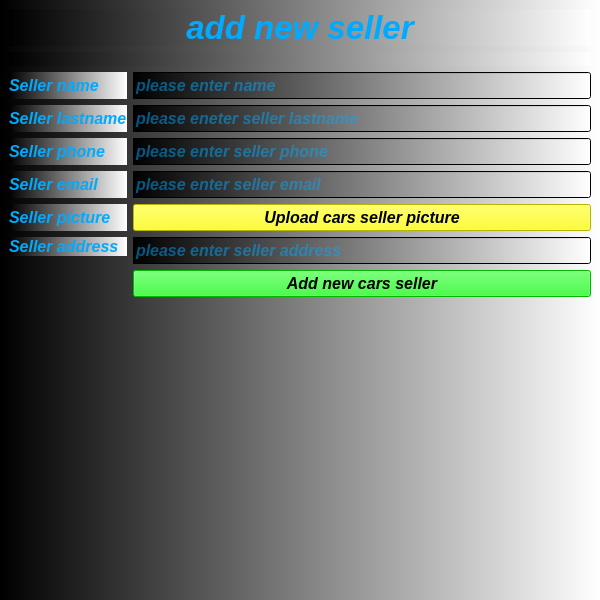
<?xml version="1.0" encoding="UTF-8"?>
<ui version="4.0">
 <class>AddNewCarsSeller</class>
 <widget class="QMainWindow" name="AddNewCarsSeller">
  <property name="geometry">
   <rect>
    <x>0</x>
    <y>0</y>
    <width>600</width>
    <height>600</height>
   </rect>
  </property>
  <property name="windowTitle">
   <string>add new car seller</string>
  </property>
  <property name="toolTip">
   <string>add new car seller</string>
  </property>
  <property name="styleSheet">
   <string notr="true">color: rgb(0, 170, 255);
background-color: qlineargradient(spread:pad, x1:0, y1:0, x2:1, y2:0, stop:0 rgba(0, 0, 0, 255), stop:1 rgba(255, 255, 255, 255));</string>
  </property>
  <widget class="QWidget" name="centralwidget">
   <layout class="QGridLayout" name="gridLayout_3">
    <item row="0" column="0">
     <layout class="QGridLayout" name="gridLayout">
      <item row="0" column="0">
       <widget class="QLabel" name="label">
        <property name="font">
         <font>
          <pointsize>25</pointsize>
          <italic>true</italic>
          <bold>true</bold>
         </font>
        </property>
        <property name="text">
         <string>add new seller</string>
        </property>
        <property name="alignment">
         <set>Qt::AlignCenter</set>
        </property>
       </widget>
      </item>
      <item row="1" column="0">
       <widget class="QLabel" name="label_pictureAddNewSeller">
        <property name="text">
         <string/>
        </property>
       </widget>
      </item>
     </layout>
    </item>
    <item row="1" column="0">
     <layout class="QGridLayout" name="gridLayout_2">
      <item row="0" column="0">
       <widget class="QLabel" name="label_3">
        <property name="font">
         <font>
          <pointsize>12</pointsize>
          <italic>true</italic>
          <bold>true</bold>
         </font>
        </property>
        <property name="text">
         <string>Seller name</string>
        </property>
       </widget>
      </item>
      <item row="0" column="1">
       <widget class="QLineEdit" name="lineEdit_sellerName">
        <property name="font">
         <font>
          <pointsize>12</pointsize>
          <italic>true</italic>
          <bold>true</bold>
         </font>
        </property>
        <property name="placeholderText">
         <string>please enter name</string>
        </property>
       </widget>
      </item>
      <item row="1" column="0">
       <widget class="QLabel" name="label_4">
        <property name="font">
         <font>
          <pointsize>12</pointsize>
          <italic>true</italic>
          <bold>true</bold>
         </font>
        </property>
        <property name="text">
         <string>Seller lastname</string>
        </property>
       </widget>
      </item>
      <item row="1" column="1">
       <widget class="QLineEdit" name="lineEdit_sellerLastname">
        <property name="font">
         <font>
          <pointsize>12</pointsize>
          <italic>true</italic>
          <bold>true</bold>
         </font>
        </property>
        <property name="text">
         <string/>
        </property>
        <property name="placeholderText">
         <string>please eneter seller lastname</string>
        </property>
       </widget>
      </item>
      <item row="2" column="0">
       <widget class="QLabel" name="label_5">
        <property name="font">
         <font>
          <pointsize>12</pointsize>
          <italic>true</italic>
          <bold>true</bold>
         </font>
        </property>
        <property name="text">
         <string>Seller phone</string>
        </property>
       </widget>
      </item>
      <item row="2" column="1">
       <widget class="QLineEdit" name="lineEdit_sellerPhone">
        <property name="font">
         <font>
          <pointsize>12</pointsize>
          <italic>true</italic>
          <bold>true</bold>
         </font>
        </property>
        <property name="text">
         <string/>
        </property>
        <property name="placeholderText">
         <string>please enter seller phone</string>
        </property>
       </widget>
      </item>
      <item row="3" column="0">
       <widget class="QLabel" name="label_6">
        <property name="font">
         <font>
          <pointsize>12</pointsize>
          <italic>true</italic>
          <bold>true</bold>
         </font>
        </property>
        <property name="text">
         <string>Seller email</string>
        </property>
       </widget>
      </item>
      <item row="3" column="1">
       <widget class="QLineEdit" name="lineEdit_sellerEmail">
        <property name="font">
         <font>
          <pointsize>12</pointsize>
          <italic>true</italic>
          <bold>true</bold>
         </font>
        </property>
        <property name="text">
         <string/>
        </property>
        <property name="placeholderText">
         <string>please enter seller email</string>
        </property>
       </widget>
      </item>
      <item row="4" column="0">
       <widget class="QLabel" name="label_7">
        <property name="font">
         <font>
          <pointsize>12</pointsize>
          <italic>true</italic>
          <bold>true</bold>
         </font>
        </property>
        <property name="text">
         <string>Seller picture</string>
        </property>
       </widget>
      </item>
      <item row="4" column="1">
       <widget class="QPushButton" name="pushButton_uploadSellerPicture">
        <property name="font">
         <font>
          <pointsize>12</pointsize>
          <italic>true</italic>
          <bold>true</bold>
         </font>
        </property>
        <property name="styleSheet">
         <string notr="true">color: rgb(0, 0, 0);
background-color: rgb(255, 255, 0);</string>
        </property>
        <property name="text">
         <string>Upload cars seller picture</string>
        </property>
       </widget>
      </item>
      <item row="5" column="0">
       <widget class="QLabel" name="label_8">
        <property name="font">
         <font>
          <pointsize>12</pointsize>
          <italic>true</italic>
          <bold>true</bold>
         </font>
        </property>
        <property name="text">
         <string>Seller address</string>
        </property>
       </widget>
      </item>
      <item row="5" column="1" rowspan="2">
       <widget class="QLineEdit" name="lineEdit_sellerAddress">
        <property name="font">
         <font>
          <pointsize>12</pointsize>
          <italic>true</italic>
          <bold>true</bold>
         </font>
        </property>
        <property name="text">
         <string/>
        </property>
        <property name="placeholderText">
         <string>please enter seller address</string>
        </property>
       </widget>
      </item>
      <item row="6" column="0" rowspan="3">
       <spacer name="verticalSpacer">
        <property name="orientation">
         <enum>Qt::Vertical</enum>
        </property>
        <property name="sizeHint" stdset="0">
         <size>
          <width>20</width>
          <height>40</height>
         </size>
        </property>
       </spacer>
      </item>
      <item row="7" column="1">
       <widget class="QPushButton" name="pushButton_addNewCarsSeller">
        <property name="font">
         <font>
          <pointsize>12</pointsize>
          <italic>true</italic>
          <bold>true</bold>
         </font>
        </property>
        <property name="styleSheet">
         <string notr="true">color: rgb(0, 0, 0);
background-color: rgb(0, 255, 0);</string>
        </property>
        <property name="text">
         <string>Add new cars seller</string>
        </property>
       </widget>
      </item>
      <item row="8" column="1">
       <spacer name="verticalSpacer_2">
        <property name="orientation">
         <enum>Qt::Vertical</enum>
        </property>
        <property name="sizeHint" stdset="0">
         <size>
          <width>20</width>
          <height>40</height>
         </size>
        </property>
       </spacer>
      </item>
     </layout>
    </item>
   </layout>
  </widget>
  <widget class="QMenuBar" name="menubar">
   <property name="geometry">
    <rect>
     <x>0</x>
     <y>0</y>
     <width>600</width>
     <height>26</height>
    </rect>
   </property>
  </widget>
 </widget>
 <resources/>
 <connections/>
</ui>
